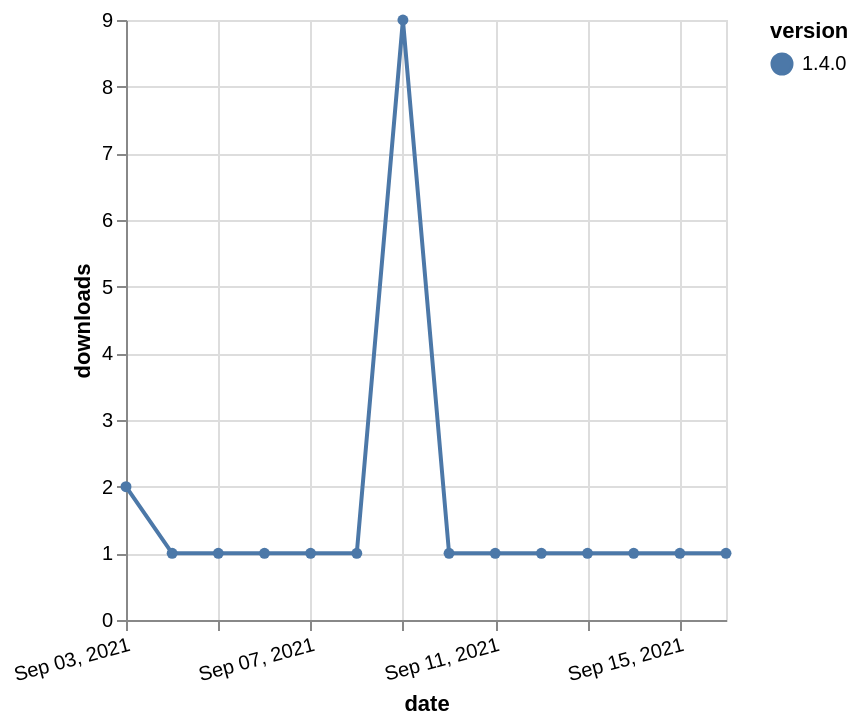

Write the Vega-Lite specification saved for this chart.
### Vega-Lite specification from a JSON file in a GitHub repository (floating-point values rounded to 4 significant figures)
{"$schema": "https://vega.github.io/schema/vega-lite/v5.json", "description": "A simple bar chart with embedded data.", "data": {"values": [{"date": "2021-09-03", "total": 525, "delta": 2, "version": "1.4.0"}, {"date": "2021-09-04", "total": 526, "delta": 1, "version": "1.4.0"}, {"date": "2021-09-05", "total": 527, "delta": 1, "version": "1.4.0"}, {"date": "2021-09-06", "total": 528, "delta": 1, "version": "1.4.0"}, {"date": "2021-09-07", "total": 529, "delta": 1, "version": "1.4.0"}, {"date": "2021-09-08", "total": 530, "delta": 1, "version": "1.4.0"}, {"date": "2021-09-09", "total": 539, "delta": 9, "version": "1.4.0"}, {"date": "2021-09-10", "total": 540, "delta": 1, "version": "1.4.0"}, {"date": "2021-09-11", "total": 541, "delta": 1, "version": "1.4.0"}, {"date": "2021-09-12", "total": 542, "delta": 1, "version": "1.4.0"}, {"date": "2021-09-13", "total": 543, "delta": 1, "version": "1.4.0"}, {"date": "2021-09-14", "total": 544, "delta": 1, "version": "1.4.0"}, {"date": "2021-09-15", "total": 545, "delta": 1, "version": "1.4.0"}, {"date": "2021-09-16", "total": 546, "delta": 1, "version": "1.4.0"}]}, "width": "container", "mark": {"type": "line", "point": {"filled": true}}, "encoding": {"x": {"field": "date", "type": "temporal", "timeUnit": "yearmonthdate", "title": "date", "axis": {"labelAngle": -15}}, "y": {"field": "delta", "type": "quantitative", "title": "downloads"}, "color": {"field": "version", "type": "nominal"}, "tooltip": {"field": "delta"}}}
